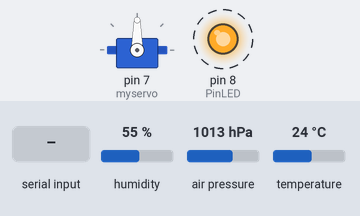
Simulated run of this sketch. Board: Arduino Uno, built with avr-gcc and run on an emulated ATmega328P. Shown: servo, output pins drawn as LEDs (lit = HIGH). Wiring (inferred from the names in the program): BME280 sensor at I2C address 0x76. Dashed ring = blinking. Inputs (shaded band) come from the test bench; at power-on: humidity 55 %, air pressure 1013 hPa, temperature 24 °C. What the sketch prints to the serial monitor is not drawn.

Above: at 1.2 s.
1.3 s: "90,45\n" received over the second serial link
4.8 s: "1\n" received over the second serial link
8.3 s: "1,90,45\n" received over the second serial link
Timing chart, 0 to 17.8 s (numbered marks = the images above; inputs shaded):
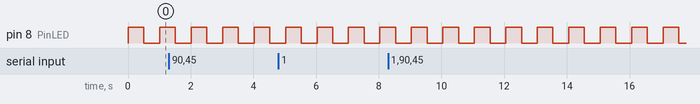

Measured:
- by itself, pin 8 (PinLED): alternates HIGH for 0.50 s and LOW for 0.50 s

The sketch:

JICA_NinjaRobot.ino
```cpp
#include <SoftwareSerial.h>
#include <Servo.h>
Servo myservo;  // create servo object to control a servo

unsigned long int hum_raw,temp_raw,pres_raw;

// strings from BLE IMBLE comunication
const String Ack_Ok = "OK";
const String Ack_NG = "NG";
const String Conect = "CONECT";
const String Discon = "DISCON";
const String Comand = "00,0000,00:";
const String Send_C = "TXDA ";

// protocol v1 of comunication with BLE
// max of 16 bytes (32 nimbles)
// ID of the reading - 00 ~ 99
// Temperature       - reading digits
// Atm Pression      - reading digits
// Humidity          - reading digits
// PositionX         - position digits
// PositionY         - position digits
// PositionZ         - position digits
int readId = 0;
const int readIdSize = 4;
const int readingSize = 6;
const int positionSize = 2;
// Total: 28 nimbles

// using port 10/11 to receive from BLE, this way
// can use normal serial port for debug
SoftwareSerial portOne(10, 11);

// State of connection with BLE
bool conn = false;

const int PinLED = 8;
int time = 500;

// the setup routine runs once when you press reset:
void setup() {
  // initialize serial communication at 9600 bits per second:
  Serial.begin(9600);
  // initialize serial with BLE at 19200 bauds
  portOne.begin(19200);
  // initialize the BME280 sensor
  setup_BME280();
  pinMode(PinLED, OUTPUT);
  myservo.attach(7);  // attaches the servo on pin 9 to the servo object
  myservo.write(90);
}

// the loop routine runs over and over again forever:
void loop() {
  // Copy of BME loop to read all data from sensors
  double temp_act = 0.0, press_act = 0.0,hum_act=0.0;
  signed long int temp_cal;
  unsigned long int press_cal,hum_cal;

  readData();

  temp_cal = calibration_T(temp_raw);
  press_cal = calibration_P(pres_raw);
  hum_cal = calibration_H(hum_raw);
  temp_act = (double)temp_cal / 100.0;
  press_act = (double)press_cal / 100.0;
  hum_act = (double)hum_cal / 1024.0;

  Serial.print("TEMP : ");
  Serial.print(temp_act);
  Serial.print(" DegC  PRESS : ");
  Serial.print(press_act);
  Serial.print(" hPa  HUM : ");
  Serial.print(hum_act);
  Serial.println(" %");

  // verify if there is data to receive
  while (portOne.available() > 0) {
    String recv = portOne.readStringUntil('\n');

    // if ok or ng, it is an ack from a previous command
    if (recv.startsWith(Ack_Ok) || recv.startsWith(Ack_NG))
      Serial.println ("Ack : " + recv);
    // if starts with the 0s default from IMBLE, it is a command
    else if (recv.startsWith(Comand))
      Serial.println ("Cmd : " + recv);
    // anything else received, just print
    else
      Serial.println("Recv: " + recv);

    // update connection status
    if (recv.startsWith(Conect)) conn = true;
    if (recv.startsWith(Discon)) conn = false;
    if (recv.startsWith(Ack_NG)) conn = false;

    // treatment of commands
    if (recv.startsWith(Comand))
    {
      // clean the begining of the command
      recv.remove(0, Comand.length());
      recv.replace(",", "");
      int arguments = recv.substring(8).toInt();
      int CmdId = recv.substring(4, 8).toInt();
      switch(CmdId)
      {
        case 1:
          Serial.println("Command1 - LED");
          //int arg1 = arguments.toInt();
          if (arguments > 0) time = arguments;
          Serial.println("LED Blink -> " + String(time));
          break;

        case 2:
          Serial.println("Command2 - Servo");
          //int arg2 = arguments.toInt();
          switch (arguments)
          {
            case 0:
              Serial.println("Servo: Center");
              myservo.write(90);
              break;
            case 1:
              Serial.println("Servo: Left");
              myservo.write(0);
              break;
            case 2:
              Serial.println("Servo: Right");
              myservo.write(180);
              break;
          }
          break;
      }
    }
  }

  // treatment when the connection is open
  if (conn)
  {
    // Send the reading measures to the BLE
    String data = mount_protocol_v1(temp_cal, press_cal, hum_cal, 99, 55, 33);

    // Send data
    Serial.println("Send: " + data);
    portOne.println(Send_C + data);
  }

  cmdBlink(time);
}

// function to mount the message to be sent, using protocol v1
String mount_protocol_v1(signed long int temp, unsigned long int pression, unsigned long int hum,
                      int x, int y, int z)
{
  readId = readId + 1 < pow(10,readIdSize) ? readId + 1 : 0;

  return convInt2StringFixedSize(readId  , readIdSize)   +
         convInt2StringFixedSize(temp    , readingSize)  +
         convInt2StringFixedSize(pression, readingSize)  +
         convInt2StringFixedSize(hum     , readingSize)  +
         convInt2StringFixedSize(x       , positionSize) +
         convInt2StringFixedSize(y       , positionSize) +
         convInt2StringFixedSize(z       , positionSize);
}

// function to conv the number in fixes size string
String convInt2StringFixedSize (long int num, int fsize)
{
  String result = String(num);

  // while string smaller than size, fill with zeros
  while (result.length() < fsize)
    result = "0" + result;

  // if string is too big, error: become zero
  if (result.length() > fsize)
    result = convInt2StringFixedSize (0, fsize);

  return result;
}

void cmdBlink(int time)
{
  digitalWrite(PinLED, HIGH); // turn the LED on (HIGH is the voltage level)
  delay(time);                // wait for a second
  digitalWrite(PinLED, LOW);  // turn the LED off by making the voltage LOW
  delay(time);                // wait for a second
}
```

BME_280.ino
```cpp
#include <Wire.h>

#define BME280_ADDRESS 0x76
//unsigned long int hum_raw,temp_raw,pres_raw;
signed long int t_fine;

uint16_t dig_T1;
 int16_t dig_T2;
 int16_t dig_T3;
uint16_t dig_P1;
 int16_t dig_P2;
 int16_t dig_P3;
 int16_t dig_P4;
 int16_t dig_P5;
 int16_t dig_P6;
 int16_t dig_P7;
 int16_t dig_P8;
 int16_t dig_P9;
 int8_t  dig_H1;
 int16_t dig_H2;
 int8_t  dig_H3;
 int16_t dig_H4;
 int16_t dig_H5;
 int8_t  dig_H6;

void setup_BME280()
{
    uint8_t osrs_t = 1;             //Temperature oversampling x 1
    uint8_t osrs_p = 1;             //Pressure oversampling x 1
    uint8_t osrs_h = 1;             //Humidity oversampling x 1
    uint8_t mode = 3;               //Normal mode
    uint8_t t_sb = 5;               //Tstandby 1000ms
    uint8_t filter = 0;             //Filter off
    uint8_t spi3w_en = 0;           //3-wire SPI Disable

    uint8_t ctrl_meas_reg = (osrs_t << 5) | (osrs_p << 2) | mode;
    uint8_t config_reg    = (t_sb << 5) | (filter << 2) | spi3w_en;
    uint8_t ctrl_hum_reg  = osrs_h;

    //Serial.begin(9600);
    Wire.begin();

    writeReg(0xF2,ctrl_hum_reg);
    writeReg(0xF4,ctrl_meas_reg);
    writeReg(0xF5,config_reg);
    readTrim();                    //
}


void loop_BME()
{
    double temp_act = 0.0, press_act = 0.0,hum_act=0.0;
    signed long int temp_cal;
    unsigned long int press_cal,hum_cal;

    readData();

    temp_cal = calibration_T(temp_raw);
    press_cal = calibration_P(pres_raw);
    hum_cal = calibration_H(hum_raw);
    temp_act = (double)temp_cal / 100.0;
    press_act = (double)press_cal / 100.0;
    hum_act = (double)hum_cal / 1024.0;
    Serial.print("TEMP : ");
    Serial.print(temp_act);
    Serial.print(" DegC  PRESS : ");
    Serial.print(press_act);
    Serial.print(" hPa  HUM : ");
    Serial.print(hum_act);
    Serial.println(" %");

    delay(1000);
}
void readTrim()
{
    uint8_t data[32],i=0;
    Wire.beginTransmission(BME280_ADDRESS);
    Wire.write(0x88);
    Wire.endTransmission();
    Wire.requestFrom(BME280_ADDRESS,24);
    while(Wire.available()){
        data[i] = Wire.read();
        i++;
    }

    Wire.beginTransmission(BME280_ADDRESS);
    Wire.write(0xA1);
    Wire.endTransmission();
    Wire.requestFrom(BME280_ADDRESS,1);
    data[i] = Wire.read();
    i++;

    Wire.beginTransmission(BME280_ADDRESS);
    Wire.write(0xE1);
    Wire.endTransmission();
    Wire.requestFrom(BME280_ADDRESS,7);
    while(Wire.available()){
        data[i] = Wire.read();
        i++;
    }
    dig_T1 = (data[1] << 8) | data[0];
    dig_T2 = (data[3] << 8) | data[2];
    dig_T3 = (data[5] << 8) | data[4];
    dig_P1 = (data[7] << 8) | data[6];
    dig_P2 = (data[9] << 8) | data[8];
    dig_P3 = (data[11]<< 8) | data[10];
    dig_P4 = (data[13]<< 8) | data[12];
    dig_P5 = (data[15]<< 8) | data[14];
    dig_P6 = (data[17]<< 8) | data[16];
    dig_P7 = (data[19]<< 8) | data[18];
    dig_P8 = (data[21]<< 8) | data[20];
    dig_P9 = (data[23]<< 8) | data[22];
    dig_H1 = data[24];
    dig_H2 = (data[26]<< 8) | data[25];
    dig_H3 = data[27];
    dig_H4 = (data[28]<< 4) | (0x0F & data[29]);
    dig_H5 = (data[30] << 4) | ((data[29] >> 4) & 0x0F);
    dig_H6 = data[31];
}
void writeReg(uint8_t reg_address, uint8_t data)
{
    Wire.beginTransmission(BME280_ADDRESS);
    Wire.write(reg_address);
    Wire.write(data);
    Wire.endTransmission();
}


void readData()
{
    int i = 0;
    uint32_t data[8];
    Wire.beginTransmission(BME280_ADDRESS);
    Wire.write(0xF7);
    Wire.endTransmission();
    Wire.requestFrom(BME280_ADDRESS,8);
    while(Wire.available()){
        data[i] = Wire.read();
        i++;
    }
    pres_raw = (data[0] << 12) | (data[1] << 4) | (data[2] >> 4);
    temp_raw = (data[3] << 12) | (data[4] << 4) | (data[5] >> 4);
    hum_raw  = (data[6] << 8) | data[7];
}


signed long int calibration_T(signed long int adc_T)
{

    signed long int var1, var2, T;
    var1 = ((((adc_T >> 3) - ((signed long int)dig_T1<<1))) * ((signed long int)dig_T2)) >> 11;
    var2 = (((((adc_T >> 4) - ((signed long int)dig_T1)) * ((adc_T>>4) - ((signed long int)dig_T1))) >> 12) * ((signed long int)dig_T3)) >> 14;

    t_fine = var1 + var2;
    T = (t_fine * 5 + 128) >> 8;
    return T;
}

unsigned long int calibration_P(signed long int adc_P)
{
    signed long int var1, var2;
    unsigned long int P;
    var1 = (((signed long int)t_fine)>>1) - (signed long int)64000;
    var2 = (((var1>>2) * (var1>>2)) >> 11) * ((signed long int)dig_P6);
    var2 = var2 + ((var1*((signed long int)dig_P5))<<1);
    var2 = (var2>>2)+(((signed long int)dig_P4)<<16);
    var1 = (((dig_P3 * (((var1>>2)*(var1>>2)) >> 13)) >>3) + ((((signed long int)dig_P2) * var1)>>1))>>18;
    var1 = ((((32768+var1))*((signed long int)dig_P1))>>15);
    if (var1 == 0)
    {
        return 0;
    }
    P = (((unsigned long int)(((signed long int)1048576)-adc_P)-(var2>>12)))*3125;
    if(P<0x80000000)
    {
       P = (P << 1) / ((unsigned long int) var1);
    }
    else
    {
        P = (P / (unsigned long int)var1) * 2;
    }
    var1 = (((signed long int)dig_P9) * ((signed long int)(((P>>3) * (P>>3))>>13)))>>12;
    var2 = (((signed long int)(P>>2)) * ((signed long int)dig_P8))>>13;
    P = (unsigned long int)((signed long int)P + ((var1 + var2 + dig_P7) >> 4));
    return P;
}

unsigned long int calibration_H(signed long int adc_H)
{
    signed long int v_x1;

    v_x1 = (t_fine - ((signed long int)76800));
    v_x1 = (((((adc_H << 14) -(((signed long int)dig_H4) << 20) - (((signed long int)dig_H5) * v_x1)) +
              ((signed long int)16384)) >> 15) * (((((((v_x1 * ((signed long int)dig_H6)) >> 10) *
              (((v_x1 * ((signed long int)dig_H3)) >> 11) + ((signed long int) 32768))) >> 10) + (( signed long int)2097152)) *
              ((signed long int) dig_H2) + 8192) >> 14));
   v_x1 = (v_x1 - (((((v_x1 >> 15) * (v_x1 >> 15)) >> 7) * ((signed long int)dig_H1)) >> 4));
   v_x1 = (v_x1 < 0 ? 0 : v_x1);
   v_x1 = (v_x1 > 419430400 ? 419430400 : v_x1);
   return (unsigned long int)(v_x1 >> 12);
}
```
